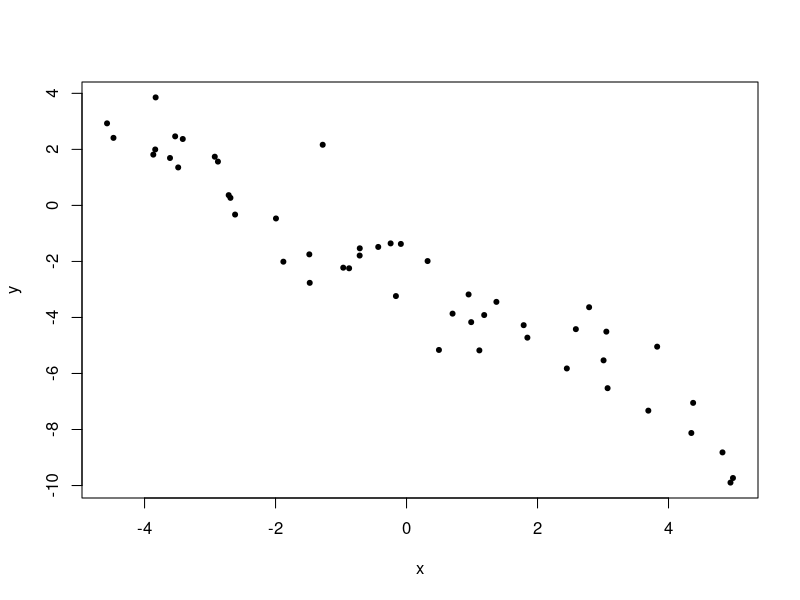

Source code (R):
# Generate some data
n=50
x <- runif(n, -5, 5)
beta <- runif(2, -3, 3)
y <- beta[1] + beta[2] * x   + rnorm(n)

# Plot
plot(x, y, pch=20)

# Fit a model
g <- lm(y ~ x)
summary(g)
